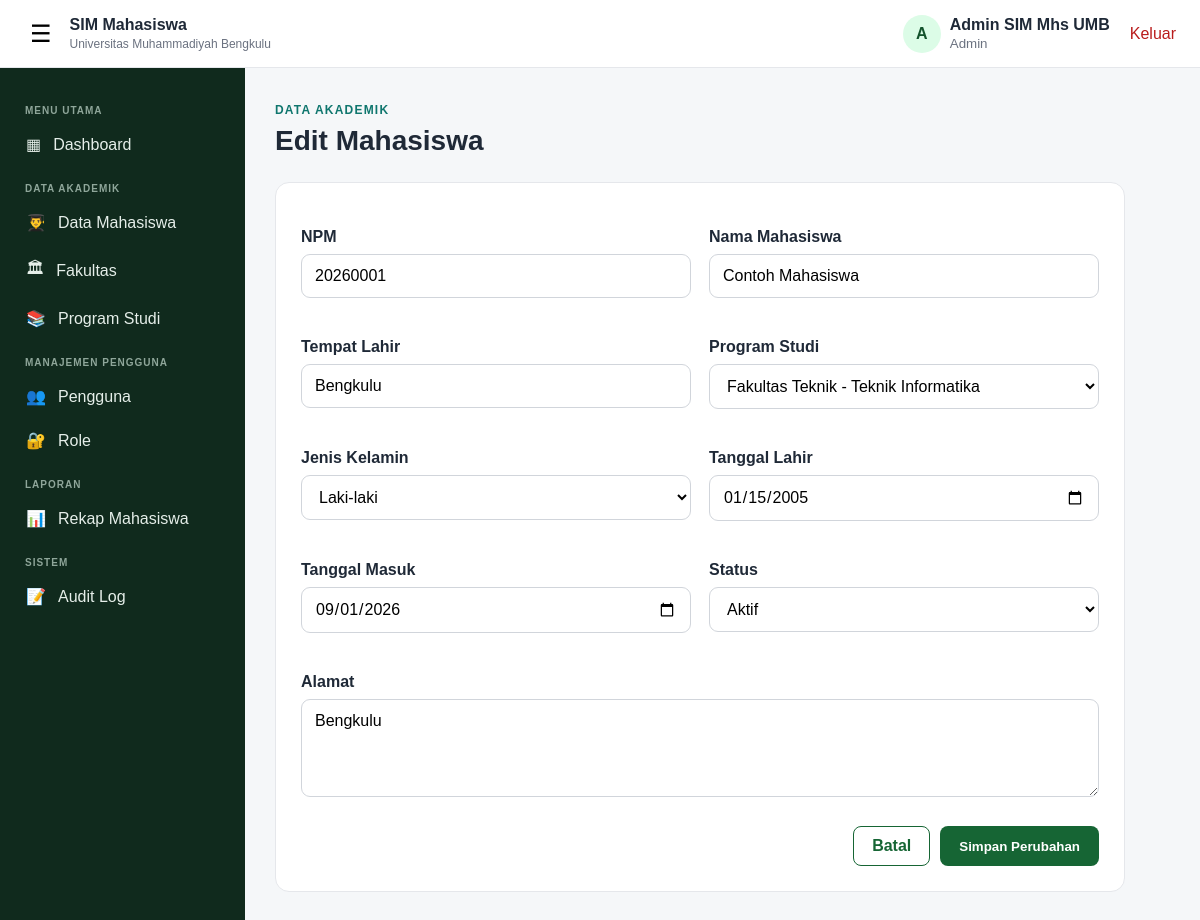
Screenshot of /sim_mahasiswa_rbac_role_crud/mahasiswa_edit.php?id=1 (signed in) with the database file from the repository.
### tables this page shows
CREATE TABLE `mahasiswa` (
  `id_mahasiswa` bigint(20) UNSIGNED NOT NULL,
  `id_pengguna` bigint(20) UNSIGNED DEFAULT NULL,
  `id_program_studi` bigint(20) UNSIGNED NOT NULL,
  `npm` varchar(30) NOT NULL,
  `nama_mahasiswa` varchar(200) NOT NULL,
  `jenis_kelamin` enum('L','P') NOT NULL,
  `tempat_lahir` varchar(100) DEFAULT NULL,
  `tanggal_lahir` date DEFAULT NULL,
  `tanggal_masuk` date NOT NULL,
  `alamat` text DEFAULT NULL,
  `status_mahasiswa` enum('Aktif','Cuti','Lulus','Mengundurkan Diri','Drop Out','Tidak Aktif') NOT NULL DEFAULT 'Aktif',
  `created_at` timestamp NOT NULL DEFAULT current_timestamp(),
  `updated_at` timestamp NOT NULL DEFAULT current_timestamp() ON UPDATE current_timestamp()
);

CREATE TABLE `program_studi` (
  `id_program_studi` bigint(20) UNSIGNED NOT NULL,
  `id_fakultas` bigint(20) UNSIGNED NOT NULL,
  `kode_program_studi` varchar(20) NOT NULL,
  `nama_program_studi` varchar(200) NOT NULL,
  `jenjang` varchar(20) NOT NULL DEFAULT 'S1',
  `status_aktif` enum('Aktif','Tidak Aktif') NOT NULL DEFAULT 'Aktif',
  `created_at` timestamp NOT NULL DEFAULT current_timestamp(),
  `updated_at` timestamp NOT NULL DEFAULT current_timestamp() ON UPDATE current_timestamp()
);

CREATE TABLE `fakultas` (
  `id_fakultas` bigint(20) UNSIGNED NOT NULL,
  `id_universitas` bigint(20) UNSIGNED NOT NULL,
  `kode_fakultas` varchar(20) NOT NULL,
  `nama_fakultas` varchar(200) NOT NULL,
  `created_at` timestamp NOT NULL DEFAULT current_timestamp(),
  `updated_at` timestamp NOT NULL DEFAULT current_timestamp() ON UPDATE current_timestamp()
);

### sim_mahasiswa_rbac_role_crud/app_helpers.php (called while the page is built, shortened)
<?php
function e($value): string {
    return htmlspecialchars((string)$value, ENT_QUOTES, 'UTF-8');
}
function get_id($name='id'): int {
    $id=filter_input(INPUT_GET,$name,FILTER_VALIDATE_INT);
    return $id ? (int)$id : 0;
}

### sim_mahasiswa_rbac_role_crud/mahasiswa_edit.php (the view)
<?php
require_once 'auth_check.php';require_once '../koneksi.php';require_once 'app_helpers.php';$role=$_SESSION['kode_role'];if(!in_array($role,['ADMIN','OPERATOR_PRODI'],true)){http_response_code(403);die('403 - Akses ditolak.');}$id=get_id();if(!$id)redirect_to('mahasiswa.php');$stmt=mysqli_prepare($koneksi,"SELECT * FROM mahasiswa WHERE id_mahasiswa=?");mysqli_stmt_bind_param($stmt,'i',$id);mysqli_stmt_execute($stmt);$r=mysqli_fetch_assoc(mysqli_stmt_get_result($stmt));mysqli_stmt_close($stmt);if(!$r)die('Data mahasiswa tidak ditemukan.');if($role==='OPERATOR_PRODI'&&(int)$r['id_program_studi']!==(int)$_SESSION['id_program_studi']){http_response_code(403);die('403 - Data di luar kewenangan.');}$prodis=[];$res=mysqli_query($koneksi,"SELECT ps.id_program_studi,ps.nama_program_studi,f.nama_fakultas FROM program_studi ps JOIN fakultas f ON ps.id_fakultas=f.id_fakultas WHERE ps.status_aktif='Aktif' ORDER BY f.nama_fakultas,ps.nama_program_studi");while($x=mysqli_fetch_assoc($res))$prodis[]=$x;$error='';if($_SERVER['REQUEST_METHOD']==='POST'){csrf_verify();$old=$r;$fields=['npm','nama_mahasiswa','jenis_kelamin','tempat_lahir','tanggal_lahir','tanggal_masuk','alamat','status_mahasiswa'];foreach($fields as $f)$r[$f]=trim($_POST[$f]??'');$r['id_program_studi']=(int)($_POST['id_program_studi']??$r['id_program_studi']);if($role==='OPERATOR_PRODI')$r['id_program_studi']=(int)$_SESSION['id_program_studi'];if($r['npm']===''||$r['nama_mahasiswa']===''||!$r['id_program_studi']||$r['tanggal_masuk']==='')$error='NPM, nama, prodi, dan tanggal masuk wajib diisi.';if(!$error){$st=mysqli_prepare($koneksi,"UPDATE mahasiswa SET id_program_studi=?,npm=?,nama_mahasiswa=?,jenis_kelamin=?,tempat_lahir=?,tanggal_lahir=?,tanggal_masuk=?,alamat=?,status_mahasiswa=? WHERE id_mahasiswa=?");mysqli_stmt_bind_param($st,'issssssssi',$r['id_program_studi'],$r['npm'],$r['nama_mahasiswa'],$r['jenis_kelamin'],$r['tempat_lahir'],$r['tanggal_lahir'],$r['tanggal_masuk'],$r['alamat'],$r['status_mahasiswa'],$id);if(mysqli_stmt_execute($st)){audit_log($koneksi,(int)$_SESSION['id_pengguna'],'mahasiswa',(string)$id,'UPDATE',$old,$r);flash('success','Data mahasiswa berhasil diperbarui.');redirect_to('mahasiswa.php');}$error='Gagal memperbarui: '.mysqli_stmt_error($st);mysqli_stmt_close($st);}}
?><!doctype html><html lang="id"><head><meta charset="utf-8"><meta name="viewport" content="width=device-width,initial-scale=1"><title>Edit Mahasiswa</title><link rel="stylesheet" href="style.css"></head><body class="app-body"><?php include 'topbar.php';include 'sideleftbar.php';?><main class="main-content"><div class="page-heading"><span class="eyebrow">DATA AKADEMIK</span><h1>Edit Mahasiswa</h1></div><?php if($error):?><div class="alert alert-danger"><?=e($error)?></div><?php endif;?><div class="dashboard-panel form-panel"><form method="post"><div class="form-grid"><?php foreach([['npm','NPM'],['nama_mahasiswa','Nama Mahasiswa'],['tempat_lahir','Tempat Lahir']] as [$n,$l]):?><div class="form-group"><label><?=$l?></label><input name="<?=$n?>" value="<?=e($r[$n])?>" required></div><?php endforeach;?><div class="form-group"><label>Program Studi</label><select name="id_program_studi" <?php if($role==='OPERATOR_PRODI')echo'disabled';?>><?php foreach($prodis as $p):?><option value="<?=$p['id_program_studi']?>" <?=$r['id_program_studi']==$p['id_program_studi']?'selected':''?>><?=e($p['nama_fakultas'].' - '.$p['nama_program_studi'])?></option><?php endforeach;?></select><?php if($role==='OPERATOR_PRODI'):?><input type="hidden" name="id_program_studi" value="<?=$r['id_program_studi']?>"><?php endif;?></div><div class="form-group"><label>Jenis Kelamin</label><select name="jenis_kelamin"><option value="L" <?=$r['jenis_kelamin']==='L'?'selected':''?>>Laki-laki</option><option value="P" <?=$r['jenis_kelamin']==='P'?'selected':''?>>Perempuan</option></select></div><div class="form-group"><label>Tanggal Lahir</label><input type="date" name="tanggal_lahir" value="<?=e($r['tanggal_lahir'])?>"></div><div class="form-group"><label>Tanggal Masuk</label><input type="date" name="tanggal_masuk" required value="<?=e($r['tanggal_masuk'])?>"></div><div class="form-group"><label>Status</label><select name="status_mahasiswa"><?php foreach(['Aktif','Cuti','Lulus','Mengundurkan Diri','Drop Out','Tidak Aktif'] as $s):?><option <?=$r['status_mahasiswa']===$s?'selected':''?>><?=e($s)?></option><?php endforeach;?></select></div></div><div class="form-group"><label>Alamat</label><textarea name="alamat" rows="4"><?=e($r['alamat'])?></textarea></div><div class="form-actions"><a class="btn btn-outline" href="mahasiswa.php">Batal</a><button class="btn btn-primary">Simpan Perubahan</button></div></form></div></main><script src="script.js"></script></body></html>

### sim_mahasiswa_rbac_role_crud/style.css (style rules this page uses)
* { box-sizing: border-box; }
:root { --primary: #166534; --primary-dark: #14532d; --secondary: #0f766e; --text: #1f2937; --muted: #6b7280; --border: #e5e7eb; --bg: #f5f7f9; --white: #ffffff; --danger: #b91c1c; --sidebar: #102a1d; }
body { margin: 0; font-family: Arial, Helvetica, sans-serif; color: var(--text); background: var(--bg); }
a { text-decoration: none; color: inherit; }
.btn { display: inline-flex; align-items: center; justify-content: center; border: 1px solid transparent; border-radius: 8px; padding: 10px 18px; font-weight: 600; cursor: pointer; }
.btn-primary { background: var(--primary); color: #fff; }
.btn-outline { border-color: var(--primary); color: var(--primary); background: #fff; }
.eyebrow { color: var(--secondary); font-size: 12px; font-weight: 800; letter-spacing: 1.2px; }
.form-group { margin: 20px 0; }
.form-group label { display: block; font-weight: 600; margin-bottom: 8px; }
.form-group input { width: 100%; padding: 13px 14px; border: 1px solid #d1d5db; border-radius: 8px; font-size: 15px; }
.app-body { min-height: 100vh; }
.main-content { margin-left: 245px; padding: 100px 30px 40px; min-height: 100vh; }
.page-heading { margin-bottom: 25px; }
.page-heading h1 { margin: 7px 0; font-size: 28px; }
.dashboard-panel { background: #fff; border: 1px solid var(--border); border-radius: 14px; margin-top: 25px; }
.form-panel { padding: 25px; max-width: 850px; }
.form-group textarea { width: 100%; padding: 13px 14px; border: 1px solid #d1d5db; border-radius: 8px; font-family: inherit; font-size: 15px; resize: vertical; }
.form-actions { display: flex; justify-content: flex-end; gap: 10px; margin-top: 25px; }
.btn { position:relative;overflow:hidden;transition:transform .2s ease,box-shadow .2s ease,background .2s ease,border-color .2s ease }
.btn::after { content:"";position:absolute;width:0;height:0;border-radius:50%;background:rgba(255,255,255,.28);left:50%;top:50%;transform:translate(-50%,-50%);transition:width .35s ease,height .35s ease }
.dashboard-panel { overflow:hidden }
.form-panel { padding:25px }
.form-grid { display:grid;grid-template-columns:repeat(2,minmax(0,1fr));gap:0 18px }
.form-group textarea,.form-group select,.form-group input { width:100%;padding:12px 13px;border:1px solid #d1d5db;border-radius:9px;font:inherit;background:#fff;transition:border-color .2s,box-shadow .2s,transform .2s }
.form-group textarea { resize:vertical }
.form-actions { display:flex;gap:10px;justify-content:flex-end;margin-top:25px }
.main-content { animation:pageFade .45s ease }

### rows the page displays
mahasiswa: npm "20260001", nama_mahasiswa "Contoh Mahasiswa", tempat_lahir "Bengkulu", id_program_studi "Fakultas Teknik - Teknik Informatika", jenis_kelamin "Laki-laki", tanggal_lahir "01/15/2005", tanggal_masuk "09/01/2026", alamat "Bengkulu"

### other values shown
substr($namaPengguna, 0, 1) "A"
$namaPengguna "Admin SIM Mhs UMB"
$namaRole "Admin"
$l "NPM"
$l "Nama Mahasiswa"
$l "Tempat Lahir"
form field status_mahasiswa "Aktif"
